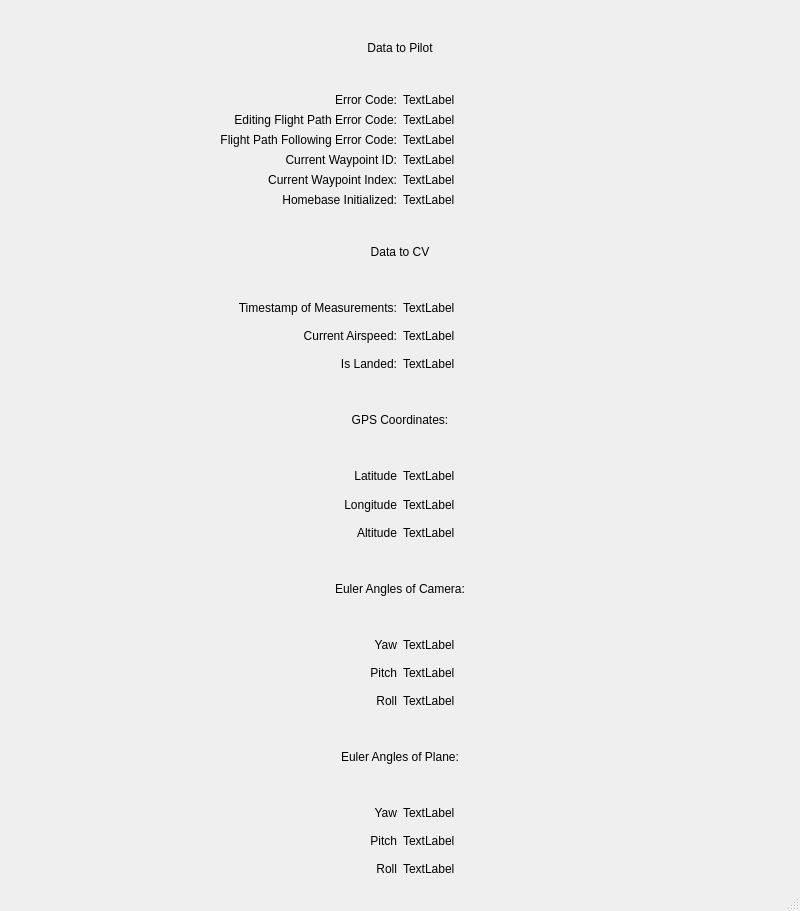
<?xml version="1.0" encoding="UTF-8"?>
<ui version="4.0">
 <class>PilotManager</class>
 <widget class="QMainWindow" name="PilotManager">
  <property name="geometry">
   <rect>
    <x>0</x>
    <y>0</y>
    <width>800</width>
    <height>911</height>
   </rect>
  </property>
  <property name="windowTitle">
   <string>PilotManager</string>
  </property>
  <widget class="QWidget" name="centralwidget">
   <layout class="QVBoxLayout" name="verticalLayout">
    <item>
     <widget class="QLabel" name="dataToPilot">
      <property name="text">
       <string>Data to Pilot</string>
      </property>
      <property name="alignment">
       <set>Qt::AlignCenter</set>
      </property>
     </widget>
    </item>
    <item>
     <layout class="QGridLayout" name="grid_dataToPilot">
      <item row="1" column="0">
       <widget class="QLabel" name="label_editingFlightPathErrorCode">
        <property name="text">
         <string>Editing Flight Path Error Code:</string>
        </property>
        <property name="alignment">
         <set>Qt::AlignRight|Qt::AlignTrailing|Qt::AlignVCenter</set>
        </property>
       </widget>
      </item>
      <item row="5" column="0">
       <widget class="QLabel" name="label_homebaseInitialized">
        <property name="text">
         <string>Homebase Initialized:</string>
        </property>
        <property name="alignment">
         <set>Qt::AlignRight|Qt::AlignTrailing|Qt::AlignVCenter</set>
        </property>
       </widget>
      </item>
      <item row="0" column="0">
       <widget class="QLabel" name="label_errorCode">
        <property name="text">
         <string>Error Code:</string>
        </property>
        <property name="alignment">
         <set>Qt::AlignRight|Qt::AlignTrailing|Qt::AlignVCenter</set>
        </property>
       </widget>
      </item>
      <item row="4" column="0">
       <widget class="QLabel" name="label_currentWaypointIndex">
        <property name="text">
         <string>Current Waypoint Index:</string>
        </property>
        <property name="alignment">
         <set>Qt::AlignRight|Qt::AlignTrailing|Qt::AlignVCenter</set>
        </property>
       </widget>
      </item>
      <item row="2" column="0">
       <widget class="QLabel" name="label_flightPathFollowingErrorCode">
        <property name="text">
         <string>Flight Path Following Error Code:</string>
        </property>
        <property name="alignment">
         <set>Qt::AlignRight|Qt::AlignTrailing|Qt::AlignVCenter</set>
        </property>
       </widget>
      </item>
      <item row="3" column="0">
       <widget class="QLabel" name="label_currentWaypointID">
        <property name="text">
         <string>Current Waypoint ID:</string>
        </property>
        <property name="alignment">
         <set>Qt::AlignRight|Qt::AlignTrailing|Qt::AlignVCenter</set>
        </property>
       </widget>
      </item>
      <item row="0" column="1">
       <widget class="QLabel" name="data_errorCode">
        <property name="text">
         <string>TextLabel</string>
        </property>
       </widget>
      </item>
      <item row="1" column="1">
       <widget class="QLabel" name="data_editingFlightPathErrorCode">
        <property name="text">
         <string>TextLabel</string>
        </property>
       </widget>
      </item>
      <item row="2" column="1">
       <widget class="QLabel" name="data_flightPathFollowingErrorCode">
        <property name="text">
         <string>TextLabel</string>
        </property>
       </widget>
      </item>
      <item row="3" column="1">
       <widget class="QLabel" name="data_currentWaypointID">
        <property name="text">
         <string>TextLabel</string>
        </property>
       </widget>
      </item>
      <item row="4" column="1">
       <widget class="QLabel" name="data_currentWaypointIndex">
        <property name="text">
         <string>TextLabel</string>
        </property>
       </widget>
      </item>
      <item row="5" column="1">
       <widget class="QLabel" name="data_homebaseInitialized">
        <property name="text">
         <string>TextLabel</string>
        </property>
       </widget>
      </item>
     </layout>
    </item>
    <item>
     <widget class="QLabel" name="dataToCV">
      <property name="text">
       <string>Data to CV</string>
      </property>
      <property name="alignment">
       <set>Qt::AlignCenter</set>
      </property>
     </widget>
    </item>
    <item>
     <layout class="QGridLayout" name="grid_dataToCV">
      <item row="0" column="0">
       <widget class="QLabel" name="label_timestampOfMeasurements">
        <property name="text">
         <string>Timestamp of Measurements:</string>
        </property>
        <property name="alignment">
         <set>Qt::AlignRight|Qt::AlignTrailing|Qt::AlignVCenter</set>
        </property>
       </widget>
      </item>
      <item row="2" column="0">
       <widget class="QLabel" name="label_isLanded">
        <property name="text">
         <string>Is Landed:</string>
        </property>
        <property name="alignment">
         <set>Qt::AlignRight|Qt::AlignTrailing|Qt::AlignVCenter</set>
        </property>
       </widget>
      </item>
      <item row="1" column="0">
       <widget class="QLabel" name="label_currentAirspeed">
        <property name="text">
         <string>Current Airspeed:</string>
        </property>
        <property name="alignment">
         <set>Qt::AlignRight|Qt::AlignTrailing|Qt::AlignVCenter</set>
        </property>
       </widget>
      </item>
      <item row="0" column="1">
       <widget class="QLabel" name="data_timestampOfMeasurements">
        <property name="text">
         <string>TextLabel</string>
        </property>
       </widget>
      </item>
      <item row="1" column="1">
       <widget class="QLabel" name="data_currentAirspeed">
        <property name="text">
         <string>TextLabel</string>
        </property>
       </widget>
      </item>
      <item row="2" column="1">
       <widget class="QLabel" name="data_isLanded">
        <property name="text">
         <string>TextLabel</string>
        </property>
       </widget>
      </item>
     </layout>
    </item>
    <item>
     <widget class="QLabel" name="label_gpsCoordinates">
      <property name="text">
       <string>GPS Coordinates:</string>
      </property>
      <property name="alignment">
       <set>Qt::AlignCenter</set>
      </property>
     </widget>
    </item>
    <item>
     <layout class="QGridLayout" name="grid_gpsCoordinates">
      <item row="2" column="0">
       <widget class="QLabel" name="label_longitude">
        <property name="text">
         <string>Longitude</string>
        </property>
        <property name="alignment">
         <set>Qt::AlignRight|Qt::AlignTrailing|Qt::AlignVCenter</set>
        </property>
       </widget>
      </item>
      <item row="3" column="0">
       <widget class="QLabel" name="label_altitude">
        <property name="text">
         <string>Altitude</string>
        </property>
        <property name="alignment">
         <set>Qt::AlignRight|Qt::AlignTrailing|Qt::AlignVCenter</set>
        </property>
       </widget>
      </item>
      <item row="1" column="0">
       <widget class="QLabel" name="label_latitude">
        <property name="text">
         <string>Latitude</string>
        </property>
        <property name="alignment">
         <set>Qt::AlignRight|Qt::AlignTrailing|Qt::AlignVCenter</set>
        </property>
       </widget>
      </item>
      <item row="1" column="1">
       <widget class="QLabel" name="data_latitude">
        <property name="text">
         <string>TextLabel</string>
        </property>
       </widget>
      </item>
      <item row="2" column="1">
       <widget class="QLabel" name="data_longitude">
        <property name="text">
         <string>TextLabel</string>
        </property>
       </widget>
      </item>
      <item row="3" column="1">
       <widget class="QLabel" name="data_altitude">
        <property name="text">
         <string>TextLabel</string>
        </property>
       </widget>
      </item>
     </layout>
    </item>
    <item>
     <widget class="QLabel" name="label_eulerAnglesOfCamera">
      <property name="text">
       <string>Euler Angles of Camera:</string>
      </property>
      <property name="alignment">
       <set>Qt::AlignCenter</set>
      </property>
     </widget>
    </item>
    <item>
     <layout class="QGridLayout" name="grid_eulerAnglesOfCamera">
      <item row="2" column="0">
       <widget class="QLabel" name="label_cameraPitch">
        <property name="text">
         <string>Pitch</string>
        </property>
        <property name="alignment">
         <set>Qt::AlignRight|Qt::AlignTrailing|Qt::AlignVCenter</set>
        </property>
       </widget>
      </item>
      <item row="3" column="0">
       <widget class="QLabel" name="label_cameraRoll">
        <property name="text">
         <string>Roll</string>
        </property>
        <property name="alignment">
         <set>Qt::AlignRight|Qt::AlignTrailing|Qt::AlignVCenter</set>
        </property>
       </widget>
      </item>
      <item row="1" column="0">
       <widget class="QLabel" name="label_cameraYaw">
        <property name="text">
         <string>Yaw</string>
        </property>
        <property name="alignment">
         <set>Qt::AlignRight|Qt::AlignTrailing|Qt::AlignVCenter</set>
        </property>
       </widget>
      </item>
      <item row="1" column="1">
       <widget class="QLabel" name="data_cameraYaw">
        <property name="text">
         <string>TextLabel</string>
        </property>
       </widget>
      </item>
      <item row="2" column="1">
       <widget class="QLabel" name="data_cameraPitch">
        <property name="text">
         <string>TextLabel</string>
        </property>
       </widget>
      </item>
      <item row="3" column="1">
       <widget class="QLabel" name="data_cameraRoll">
        <property name="text">
         <string>TextLabel</string>
        </property>
       </widget>
      </item>
     </layout>
    </item>
    <item>
     <widget class="QLabel" name="label_eulerAnglesOfPlane">
      <property name="text">
       <string>Euler Angles of Plane:</string>
      </property>
      <property name="alignment">
       <set>Qt::AlignCenter</set>
      </property>
     </widget>
    </item>
    <item>
     <layout class="QGridLayout" name="grid_eulerAnglesOfPlane">
      <item row="2" column="0">
       <widget class="QLabel" name="label_planePitch">
        <property name="text">
         <string>Pitch</string>
        </property>
        <property name="alignment">
         <set>Qt::AlignRight|Qt::AlignTrailing|Qt::AlignVCenter</set>
        </property>
       </widget>
      </item>
      <item row="1" column="0">
       <widget class="QLabel" name="label_planeYaw">
        <property name="text">
         <string>Yaw</string>
        </property>
        <property name="alignment">
         <set>Qt::AlignRight|Qt::AlignTrailing|Qt::AlignVCenter</set>
        </property>
       </widget>
      </item>
      <item row="3" column="0">
       <widget class="QLabel" name="label_planeRoll">
        <property name="text">
         <string>Roll</string>
        </property>
        <property name="alignment">
         <set>Qt::AlignRight|Qt::AlignTrailing|Qt::AlignVCenter</set>
        </property>
       </widget>
      </item>
      <item row="1" column="1">
       <widget class="QLabel" name="data_planeYaw">
        <property name="text">
         <string>TextLabel</string>
        </property>
       </widget>
      </item>
      <item row="2" column="1">
       <widget class="QLabel" name="data_planePitch">
        <property name="text">
         <string>TextLabel</string>
        </property>
       </widget>
      </item>
      <item row="3" column="1">
       <widget class="QLabel" name="data_planeRoll">
        <property name="text">
         <string>TextLabel</string>
        </property>
       </widget>
      </item>
     </layout>
    </item>
   </layout>
  </widget>
  <widget class="QMenuBar" name="menubar">
   <property name="geometry">
    <rect>
     <x>0</x>
     <y>0</y>
     <width>800</width>
     <height>22</height>
    </rect>
   </property>
  </widget>
  <widget class="QStatusBar" name="statusbar"/>
 </widget>
 <resources/>
 <connections/>
</ui>
